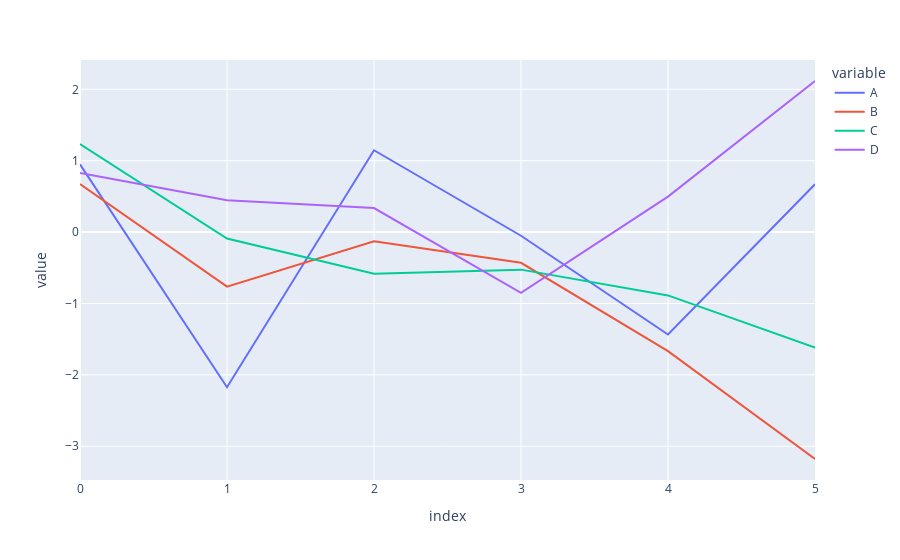

Notebook code for this chart:
### Code cell
psdf.plot()

### Figure 1 — Plotly figure (JSON) as saved in the notebook; plotly's stock layout.template omitted (floating-point values rounded to 4 significant figures)
{"data": [{"hovertemplate": "variable=A<br>index=%{x}<br>value=%{y}<extra></extra>", "legendgroup": "A", "line": {"color": "#636efa", "dash": "solid"}, "marker": {"symbol": "circle"}, "mode": "lines", "name": "A", "orientation": "v", "showlegend": true, "type": "scatter", "x": [0, 1, 2, 3, 4, 5], "xaxis": "x", "y": [0.9487, -2.173, 1.146, -0.05114, -1.435, 0.6696], "yaxis": "y"}, {"hovertemplate": "variable=B<br>index=%{x}<br>value=%{y}<extra></extra>", "legendgroup": "B", "line": {"color": "#EF553B", "dash": "solid"}, "marker": {"symbol": "circle"}, "mode": "lines", "name": "B", "orientation": "v", "showlegend": true, "type": "scatter", "x": [0, 1, 2, 3, 4, 5], "xaxis": "x", "y": [0.6732, -0.7644, -0.1277, -0.4305, -1.668, -3.178], "yaxis": "y"}, {"hovertemplate": "variable=C<br>index=%{x}<br>value=%{y}<extra></extra>", "legendgroup": "C", "line": {"color": "#00cc96", "dash": "solid"}, "marker": {"symbol": "circle"}, "mode": "lines", "name": "C", "orientation": "v", "showlegend": true, "type": "scatter", "x": [0, 1, 2, 3, 4, 5], "xaxis": "x", "y": [1.234, -0.09076, -0.5828, -0.5258, -0.887, -1.619], "yaxis": "y"}, {"hovertemplate": "variable=D<br>index=%{x}<br>value=%{y}<extra></extra>", "legendgroup": "D", "line": {"color": "#ab63fa", "dash": "solid"}, "marker": {"symbol": "circle"}, "mode": "lines", "name": "D", "orientation": "v", "showlegend": true, "type": "scatter", "x": [0, 1, 2, 3, 4, 5], "xaxis": "x", "y": [0.829, 0.4475, 0.336, -0.8515, 0.4974, 2.116], "yaxis": "y"}], "layout": {"legend": {"title": {"text": "variable"}, "tracegroupgap": 0}, "margin": {"t": 60}, "xaxis": {"anchor": "y", "domain": [0, 1], "title": {"text": "index"}}, "yaxis": {"anchor": "x", "domain": [0, 1], "title": {"text": "value"}}}}
